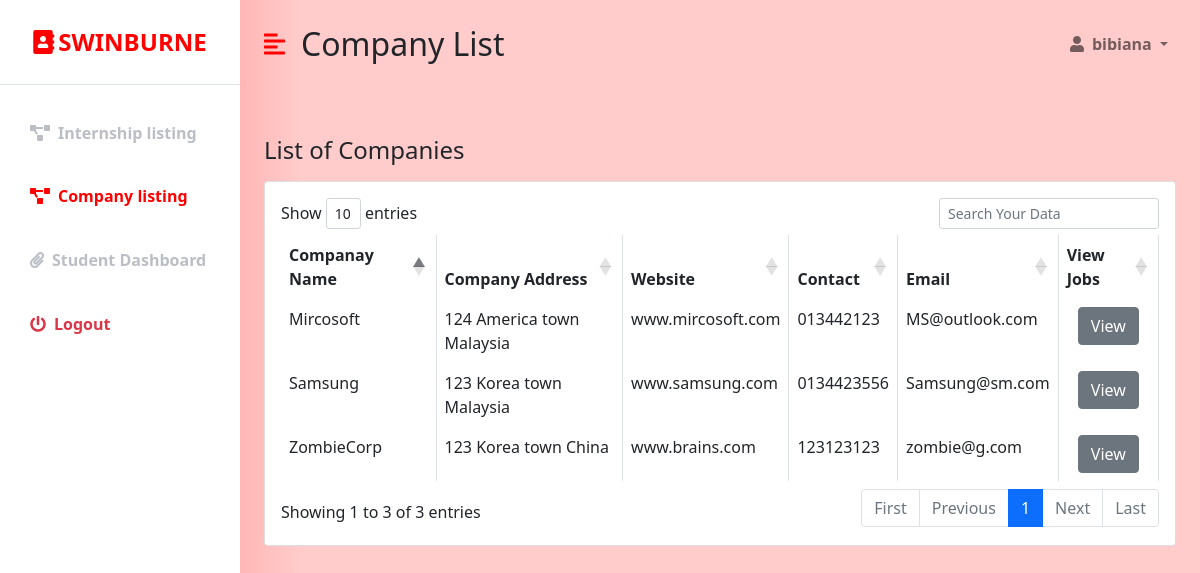
Page /student_companylist.php (signed in) on the earlier database version.
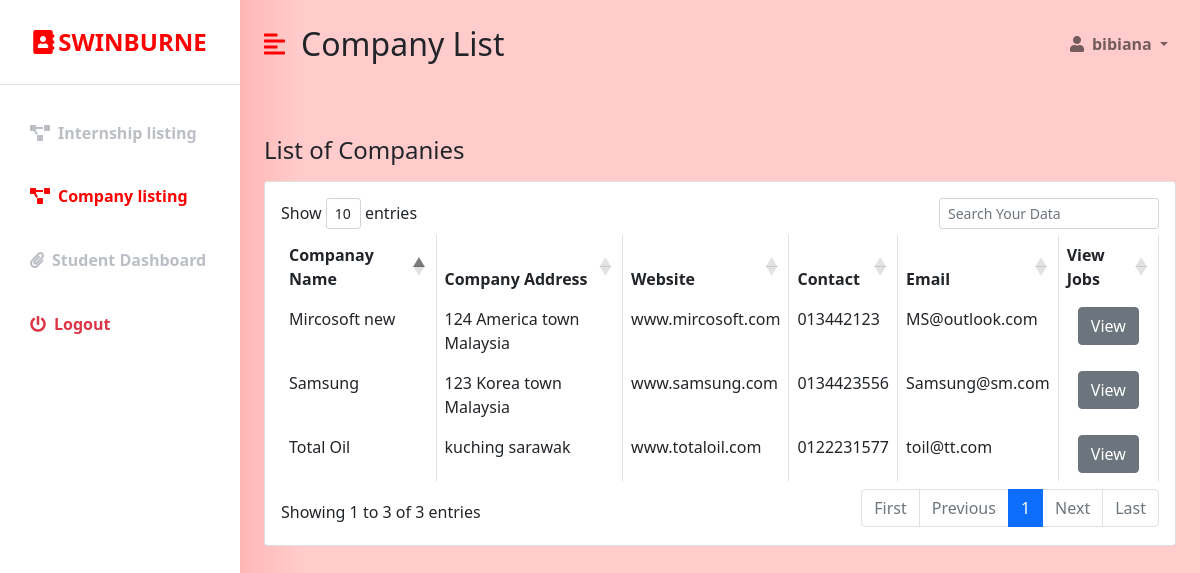
Same page on the later database version.
### tables this page shows
CREATE TABLE `industry` (
  `REGIS_NO` int(255) NOT NULL,
  `COMPANY_NAME` varchar(50) NOT NULL,
  `COMPANY_ADDRESS` varchar(50) NOT NULL,
  `CONTACT_NO` varchar(20) NOT NULL,
  `WEBSITE` varchar(50) NOT NULL,
  `Password` varchar(20) NOT NULL,
  `USERNAME` varchar(20) NOT NULL,
  `Email` varchar(255) DEFAULT NULL
);

### student_companylist.php (the view, shortened to what the changed rows need)
<?php
  if (isset($_SESSION['user_id']) && isset($_SESSION['user_email'])) {
?>
<!DOCTYPE html>
<html lang="en">
<head>
    <link href="https://cdn.jsdelivr.net/npm/bootstrap@5.0.0-beta3/dist/css/bootstrap.min.css" rel="stylesheet" />
    <link rel="stylesheet" href="https://cdnjs.cloudflare.com/ajax/libs/font-awesome/5.15.3/css/all.min.css" />
    <link rel="stylesheet" href="styles.css" />
    <link rel="stylesheet" href="https://cdn.datatables.net/1.10.18/css/dataTables.bootstrap4.min.css">
</head>
<body>
        <div class="d-flex" id="wrapper">
        <div id="page-content-wrapper">
            <nav class="navbar navbar-expand-lg navbar-light bg-transparent py-4 px-4">
                <div class="d-flex align-items-center">
                    <h2 class="fs-2 m-0">Company List</h2>
                </div>
            </nav>
            <div class="container-fluid px-4">
                <div class="row my-5">
            <div class="col">
                                <div class="card">
                                    <div class="card-body">
                                     <?php
                                                $connection = mysqli_connect("localhost","root","");
                                                $query = "SELECT * FROM industry";
                                                $query_run = mysqli_query($connection, $query);
                                      ?>
                                        <table id="datatableid" class="table table-bordered">
                                            <thead>
                                                <tr>
                                                    <th scope="col">Companay Name</th>
                                                    <th scope="col">Company Address</th>
                                                    <th scope="col">Website</th>
                                                    <th scope="col"> Contact </th>
                                                    <th scope="col"> Email </th>
                                                    <th scope="col"> View Jobs </th>
                                                </tr>
                                            </thead>
                                            <tbody>
                                                    <?php
                                                    if($query_run)
                                                    {
                                                        foreach($query_run as $row)
                                                        {
                                                            $rid = $row['REGIS_NO'];
                                                    ?>
                                                <tr>
                                                    <td> <?php echo $row['COMPANY_NAME']; ?> </td>
                                                    <td> <?php echo $row['COMPANY_ADDRESS']; ?> </td>
                                                    <td> <?php echo $row['WEBSITE']; ?> </td>
                                                    <td> <?php echo $row['CONTACT_NO']; ?> </td>
                                                    <td> <?php echo $row['Email']; ?> </td>
                                                    <td>
                                                      <?php echo "<a href ='student_internshiplisting.php?data=$rid' style='color: white;'><div class='text-center'><button type='button' class='btn btn-secondary'> View </button></div></a>"?>
                                                    </td>
                                                </tr>
                                                 <?php
                                                    }
                                                }
                                                else
                                                {
                                                    echo "No Record Found";
                                                }
                                                 ?>
                                            </tbody>
                                        </table>
                                    </div>
                                </div>
                    </div>
                </div>
            </div>
        </div>
    </div>
</body>
</html>
<?php
}else {
  header("Location:  student_login.php");
}
 ?>

Differences in the rows shown:
removed industry: COMPANY_NAME "ZombieCorp", COMPANY_ADDRESS "123 Korea town China", WEBSITE "www.brains.com", CONTACT_NO "123123123", Email "zombie@g.com"
changed industry "124 America town Malaysia": COMPANY_NAME "Mircosoft" → "Mircosoft new"
added industry: COMPANY_NAME "Total Oil", COMPANY_ADDRESS "kuching sarawak", WEBSITE "www.totaloil.com", CONTACT_NO "0122231577", Email "toil@tt.com"
